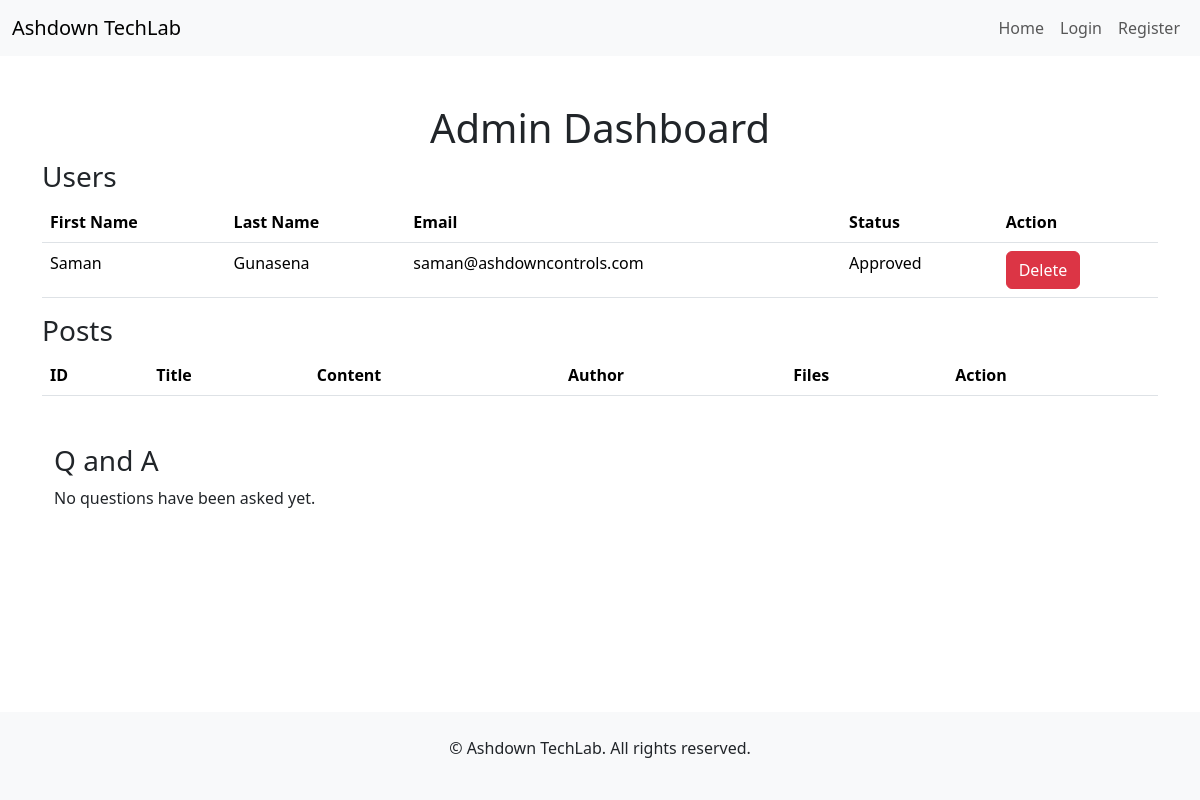
Before: /admin_dashboard with the older database file.
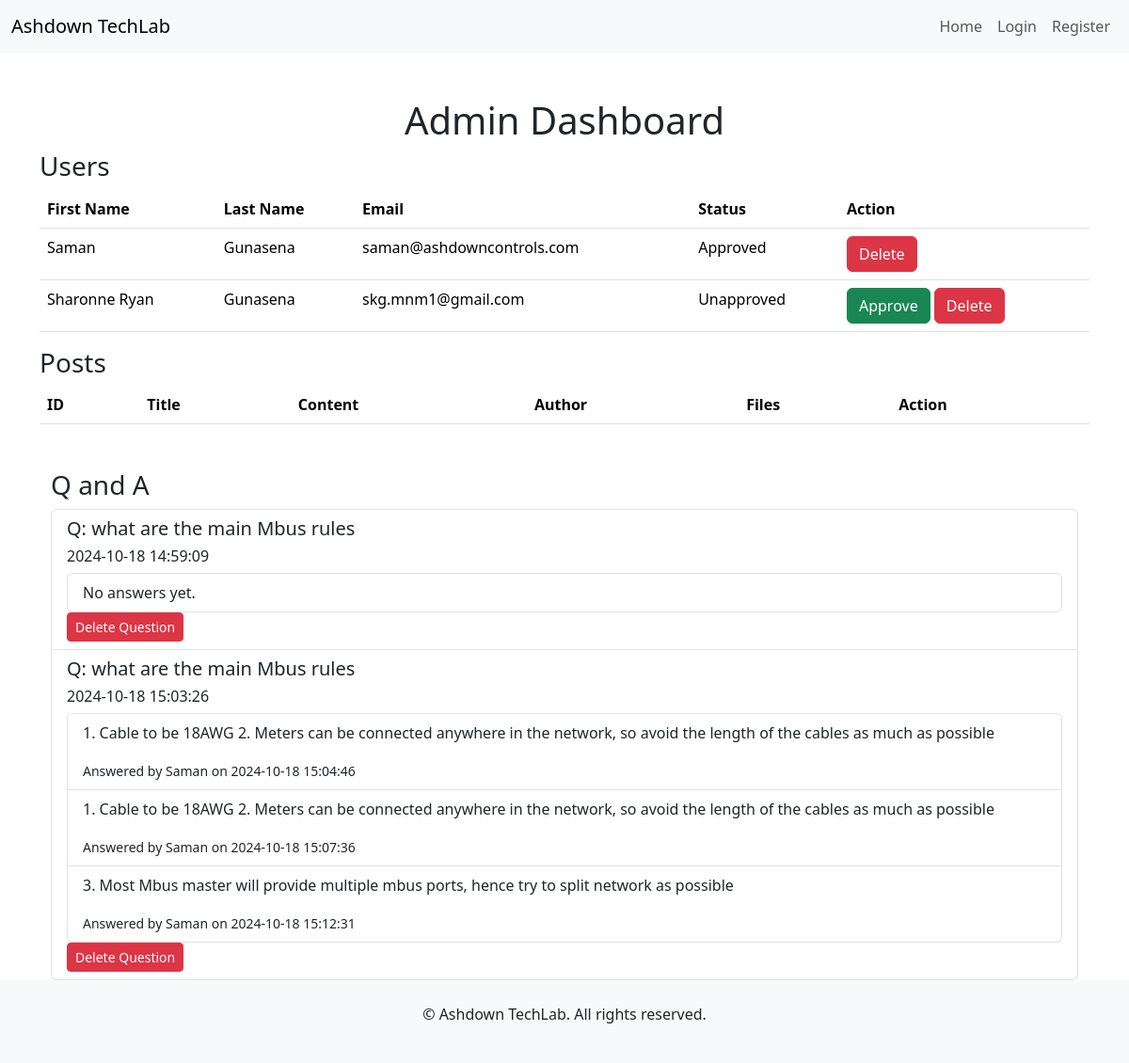
After: the same page with the newer database file.
### tables this page shows
CREATE TABLE users (
            id INTEGER PRIMARY KEY AUTOINCREMENT,
            firstname TEXT NOT NULL,
            lastname TEXT NOT NULL,
            email TEXT NOT NULL UNIQUE,
            password TEXT NOT NULL,
            is_admin INTEGER DEFAULT 0,
            is_approved INTEGER DEFAULT 0
        );

CREATE TABLE questions (
                id INTEGER PRIMARY KEY AUTOINCREMENT,
                topic TEXT NOT NULL,
                question TEXT NOT NULL,
                author TEXT NOT NULL,
                author_id TEXT NOT NULL,
                created_at TIMESTAMP DEFAULT CURRENT_TIMESTAMP
                
            );

CREATE TABLE answers (
                id INTEGER PRIMARY KEY AUTOINCREMENT,
                question_id INTEGER NOT NULL,
                answer TEXT NOT NULL,
                author TEXT NOT NULL,
                user_id INTEGER NOT NULL,
                created_at TIMESTAMP DEFAULT CURRENT_TIMESTAMP,
                attachment TEXT,
                FOREIGN KEY (question_id) REFERENCES questions(id) ON DELETE CASCADE
            );

### app.py (the view)
@app.route('/admin_dashboard')
def admin_dashboard():
    conn = get_db_connection()
    users = conn.execute('SELECT * FROM users').fetchall()
    posts = conn.execute('SELECT * FROM posts').fetchall()
    qanda = conn.execute('SELECT * FROM questions').fetchall()
    questions_with_answers = []
    for question in qanda:
        answers = conn.execute('SELECT * FROM answers WHERE question_id = ?', (question['id'],)).fetchall()
        questions_with_answers.append({
            'question': question['question'],
            'id': question['id'],
            'created_at': question['created_at'],
            'answers': answers
        })
    conn.close()
    return render_template('admin_dashboard.html', users=users, posts=posts,
                           questions_with_answers=questions_with_answers)

### app.py (called while the page is built)
def get_db_connection():
    conn = sqlite3.connect('site.db')
    conn.row_factory = sqlite3.Row  # Allows us to access columns by name
    return conn

### templates/admin_dashboard.html (shortened to what this page needs)
{% extends "base.html" %}
{% block content %}
    <h1 class="text-center">Admin Dashboard</h1>
<div>
    <h3>Users</h3>
    <table class="table">
        <thead>
            <tr>
                <th>First Name</th>
                <th>Last Name</th>
                <th>Email</th>
                <th>Status</th>
                <th>Action</th>
            </tr>
        </thead>
        <tbody>
            {% for user in users %}
            <tr>
                <td>{{ user.firstname }}</td>
                <td>{{ user.lastname }}</td>
                <td>{{ user.email }}</td>
                <td>{{ 'Approved' if user.is_approved else 'Unapproved' }}</td>
                <td>
                    {% if not user.is_approved %}
                        <a href="{{ url_for('approve_user', user_id=user.id) }}" class="btn btn-success">Approve</a>
                    {% endif %}
                    <a href="{{ url_for('delete_user', user_id=user.id) }}" class="btn btn-danger" onclick="return confirm('Are you sure you want to delete this user?');">Delete</a>
                </td>
            </tr>
            {% endfor %}
        </tbody>
    </table>
    </div>
<div>
<h3>Posts</h3>
<table class="table">
    <thead>
    <tr>
        <th> ID</th>
        <th> Title</th>
        <th> Content</th>
        <th> Author</th>
        <th> Files</th>
        <th> Action </th>
    </tr>
    </thead>
</table>
    </div>
<div class="container mt-5">
    <h3>Q and A</h3>
    {% if questions_with_answers %}
        <ul class="list-group">
            {% for qna in questions_with_answers %}
                <li class="list-group-item">
                    <h5>Q: {{ qna['question']|e }}</h5>
                    <h6>{{ qna['created_at']|e }}</h6>
                    <ul class="list-group mt-2">
                        {% for answer in qna['answers'] %}
                            <li class="list-group-item">
                                <p>{{ answer['answer']|e }}</p>
                                <small>Answered by {{ answer['author']|e }} on {{ answer['created_at'] }}</small>
                            </li>
                        {% else %}
                            <li class="list-group-item">No answers yet.</li>
                        {% endfor %}
                    </ul>
                    <form action="{{ url_for('delete_question', question_id=qna['id']) }}" method="POST" class="d-inline-block" onsubmit="return confirm('Are you sure you want to delete this question and all its related answers?');">
                        <button type="submit" class="btn btn-danger btn-sm">Delete Question</button>
                    </form>
                </li>
            {% endfor %}
        </ul>
    {% else %}
        <p>No questions have been asked yet.</p>
    {% endif %}
</div>
{% endblock %}

### templates/base.html (shortened to what this page needs)
<!DOCTYPE html>
<html lang="en">
<head>
    <link href="https://cdn.jsdelivr.net/npm/bootstrap@5.3.3/dist/css/bootstrap.min.css" rel="stylesheet">
    <link href="https://cdn.jsdelivr.net/npm/bootstrap-icons/font/bootstrap-icons.css" rel="stylesheet">
    <link rel="stylesheet" href="{{ url_for('static', filename='styles.css') }}">
</head>
<body class="d-flex flex-column min-vh-100">
    <nav class="navbar navbar-expand-lg navbar-light bg-light">
        <div class="container-fluid">
            <a class="navbar-brand" href="{{ url_for('home') }}">Ashdown TechLab</a>
            <div class="collapse navbar-collapse" id="navbarNav">
                <ul class="navbar-nav ms-auto">
                    <li class="nav-item">
                        <a class="nav-link" href="{{ url_for('home') }}">Home</a>
                    </li>
                    {% if current_user.is_authenticated %}
                        <li class="nav-item">
                            <a class="nav-link" href="{{ url_for('add_post') }}">Add Post</a>
                        </li>
                        <li class="nav-item">
                            <a class="nav-link" href="{{ url_for('ask_question') }}">Ask a Question</a>
                        </li>
                        <li class="nav-item">
                            <a class="nav-link" href="{{ url_for('logout') }}">Logout</a>
                        </li>
                    {% else %}
                        <li class="nav-item">
                            <a class="nav-link" href="{{ url_for('login') }}">Login</a>
                        </li>
                        <li class="nav-item">
                            <a class="nav-link" href="{{ url_for('register') }}">Register</a>
                        </li>
                    {% endif %}
                </ul>
            </div>
        </div>
    </nav>
    <div class="container mt-5">
        {% block content %}
        {% endblock %}
    </div>
    <footer class="bg-light text-center text-lg-start mt-auto">
        <div class="container p-4">
            <p class="text-center">© {{ current_year }} Ashdown TechLab. All rights reserved.</p>
        </div>
    </footer>
</body>
</html>

Changed rows visible on the page:
added users: firstname "Sharonne Ryan", lastname "Gunasena", email "skg.mnm1@gmail.com", is_approved "Unapproved"
added questions: question "what are the main Mbus rules", created_at "2024-10-18 14:59:09"
added questions: question "what are the main Mbus rules", created_at "2024-10-18 15:03:26"
added answers: answer "1. Cable to be 18AWG 2. Meters can be connected anywhere in the network, so avoid the length of the cables as much as possible", author "Saman", created_at "2024-10-18 15:04:46"
added answers: answer "1. Cable to be 18AWG 2. Meters can be connected anywhere in the network, so avoid the length of the cables as much as possible", author "Saman", created_at "2024-10-18 15:07:36"
added answers: answer "3. Most Mbus master will provide multiple mbus ports, hence try to split network as possible", author "Saman", created_at "2024-10-18 15:12:31"
Other visible differences:
text no longer shown: "No questions have been asked yet."
